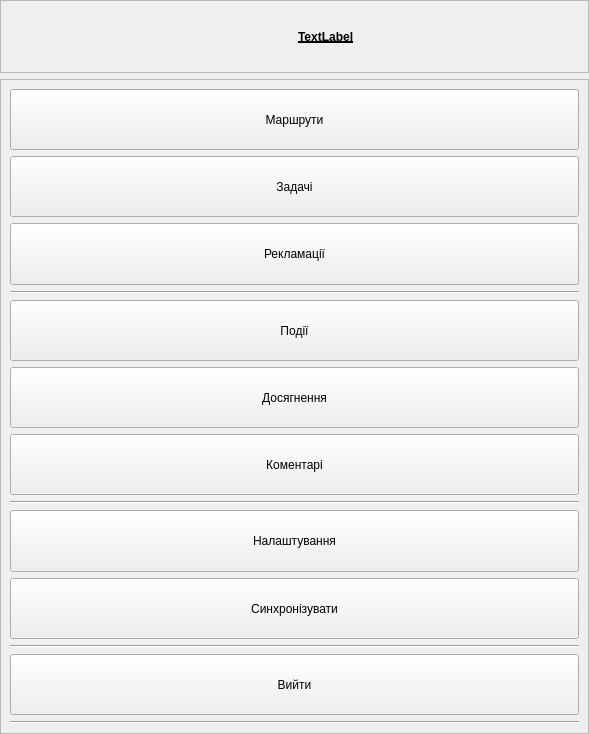
<?xml version="1.0" encoding="UTF-8"?>
<ui version="4.0">
 <class>MainMenu</class>
 <widget class="QWidget" name="MainMenu">
  <property name="geometry">
   <rect>
    <x>0</x>
    <y>0</y>
    <width>589</width>
    <height>734</height>
   </rect>
  </property>
  <property name="windowTitle">
   <string>Form</string>
  </property>
  <layout class="QVBoxLayout" name="verticalLayout_2">
   <property name="spacing">
    <number>6</number>
   </property>
   <property name="leftMargin">
    <number>0</number>
   </property>
   <property name="topMargin">
    <number>0</number>
   </property>
   <property name="rightMargin">
    <number>0</number>
   </property>
   <property name="bottomMargin">
    <number>0</number>
   </property>
   <item>
    <widget class="QFrame" name="top_frame">
     <property name="sizePolicy">
      <sizepolicy hsizetype="Preferred" vsizetype="Preferred">
       <horstretch>0</horstretch>
       <verstretch>10</verstretch>
      </sizepolicy>
     </property>
     <property name="styleSheet">
      <string notr="true">/*background-color: rgb(0, 0, 127);*/
</string>
     </property>
     <property name="frameShape">
      <enum>QFrame::StyledPanel</enum>
     </property>
     <property name="frameShadow">
      <enum>QFrame::Raised</enum>
     </property>
     <layout class="QHBoxLayout" name="horizontalLayout">
      <item>
       <widget class="PixmapLabel" name="label">
        <property name="text">
         <string/>
        </property>
        <property name="pixmap">
         <pixmap resource="../appres.qrc">:/pics/logo_3.png</pixmap>
        </property>
       </widget>
      </item>
      <item>
       <widget class="QLabel" name="AccountLabel">
        <property name="font">
         <font>
          <weight>75</weight>
          <bold>true</bold>
          <underline>true</underline>
         </font>
        </property>
        <property name="styleSheet">
         <string notr="true">/*color: rgb(255, 255, 255);
background-color: rgb(0, 0, 127);*/</string>
        </property>
        <property name="text">
         <string>TextLabel</string>
        </property>
       </widget>
      </item>
     </layout>
    </widget>
   </item>
   <item>
    <widget class="QFrame" name="menu_frame">
     <property name="sizePolicy">
      <sizepolicy hsizetype="Preferred" vsizetype="Preferred">
       <horstretch>0</horstretch>
       <verstretch>90</verstretch>
      </sizepolicy>
     </property>
     <property name="frameShape">
      <enum>QFrame::StyledPanel</enum>
     </property>
     <property name="frameShadow">
      <enum>QFrame::Raised</enum>
     </property>
     <layout class="QVBoxLayout" name="verticalLayout">
      <item>
       <widget class="QPushButton" name="routesBtn">
        <property name="sizePolicy">
         <sizepolicy hsizetype="Minimum" vsizetype="Preferred">
          <horstretch>0</horstretch>
          <verstretch>0</verstretch>
         </sizepolicy>
        </property>
        <property name="text">
         <string>Маршрути</string>
        </property>
        <property name="icon">
         <iconset resource="../appres.qrc">
          <normaloff>:/pics/original/route_ico.png</normaloff>:/pics/original/route_ico.png</iconset>
        </property>
        <property name="iconSize">
         <size>
          <width>48</width>
          <height>48</height>
         </size>
        </property>
       </widget>
      </item>
      <item>
       <widget class="QPushButton" name="tasksBtn">
        <property name="sizePolicy">
         <sizepolicy hsizetype="Minimum" vsizetype="Preferred">
          <horstretch>0</horstretch>
          <verstretch>0</verstretch>
         </sizepolicy>
        </property>
        <property name="text">
         <string>Задачі</string>
        </property>
        <property name="icon">
         <iconset resource="../appres.qrc">
          <normaloff>:/pics/original/task_ico.png</normaloff>:/pics/original/task_ico.png</iconset>
        </property>
        <property name="iconSize">
         <size>
          <width>48</width>
          <height>48</height>
         </size>
        </property>
        <property name="flat">
         <bool>false</bool>
        </property>
       </widget>
      </item>
      <item>
       <widget class="QPushButton" name="reclamationBtn">
        <property name="sizePolicy">
         <sizepolicy hsizetype="Minimum" vsizetype="Preferred">
          <horstretch>0</horstretch>
          <verstretch>0</verstretch>
         </sizepolicy>
        </property>
        <property name="text">
         <string>Рекламації</string>
        </property>
        <property name="icon">
         <iconset resource="../appres.qrc">
          <normaloff>:/pics/original/bad_route_ico.png</normaloff>:/pics/original/bad_route_ico.png</iconset>
        </property>
        <property name="iconSize">
         <size>
          <width>48</width>
          <height>48</height>
         </size>
        </property>
       </widget>
      </item>
      <item>
       <widget class="Line" name="line">
        <property name="orientation">
         <enum>Qt::Horizontal</enum>
        </property>
       </widget>
      </item>
      <item>
       <widget class="QPushButton" name="eventsBtn">
        <property name="sizePolicy">
         <sizepolicy hsizetype="Minimum" vsizetype="Preferred">
          <horstretch>0</horstretch>
          <verstretch>0</verstretch>
         </sizepolicy>
        </property>
        <property name="text">
         <string>Події</string>
        </property>
        <property name="icon">
         <iconset resource="../appres.qrc">
          <normaloff>:/pics/original/event_ico.png</normaloff>:/pics/original/event_ico.png</iconset>
        </property>
        <property name="iconSize">
         <size>
          <width>48</width>
          <height>48</height>
         </size>
        </property>
       </widget>
      </item>
      <item>
       <widget class="QPushButton" name="archivmentsBtn">
        <property name="enabled">
         <bool>true</bool>
        </property>
        <property name="sizePolicy">
         <sizepolicy hsizetype="Minimum" vsizetype="Preferred">
          <horstretch>0</horstretch>
          <verstretch>0</verstretch>
         </sizepolicy>
        </property>
        <property name="text">
         <string>Досягнення</string>
        </property>
        <property name="icon">
         <iconset resource="../appres.qrc">
          <normaloff>:/pics/original/achievement_ico.png</normaloff>:/pics/original/achievement_ico.png</iconset>
        </property>
        <property name="iconSize">
         <size>
          <width>48</width>
          <height>48</height>
         </size>
        </property>
       </widget>
      </item>
      <item>
       <widget class="QPushButton" name="commentsBtn">
        <property name="sizePolicy">
         <sizepolicy hsizetype="Minimum" vsizetype="Preferred">
          <horstretch>0</horstretch>
          <verstretch>0</verstretch>
         </sizepolicy>
        </property>
        <property name="text">
         <string>Коментарі</string>
        </property>
        <property name="icon">
         <iconset resource="../appres.qrc">
          <normaloff>:/pics/original/comment_ico.png</normaloff>:/pics/original/comment_ico.png</iconset>
        </property>
        <property name="iconSize">
         <size>
          <width>48</width>
          <height>48</height>
         </size>
        </property>
       </widget>
      </item>
      <item>
       <widget class="Line" name="line_3">
        <property name="orientation">
         <enum>Qt::Horizontal</enum>
        </property>
       </widget>
      </item>
      <item>
       <widget class="QPushButton" name="settingsBtn">
        <property name="sizePolicy">
         <sizepolicy hsizetype="Minimum" vsizetype="Preferred">
          <horstretch>0</horstretch>
          <verstretch>0</verstretch>
         </sizepolicy>
        </property>
        <property name="text">
         <string>Налаштування</string>
        </property>
        <property name="icon">
         <iconset resource="../appres.qrc">
          <normaloff>:/pics/original/settings1_ico.png</normaloff>:/pics/original/settings1_ico.png</iconset>
        </property>
        <property name="iconSize">
         <size>
          <width>48</width>
          <height>48</height>
         </size>
        </property>
       </widget>
      </item>
      <item>
       <widget class="QPushButton" name="syncButton">
        <property name="sizePolicy">
         <sizepolicy hsizetype="Minimum" vsizetype="Preferred">
          <horstretch>0</horstretch>
          <verstretch>0</verstretch>
         </sizepolicy>
        </property>
        <property name="text">
         <string>Синхронізувати</string>
        </property>
        <property name="icon">
         <iconset resource="../appres.qrc">
          <normaloff>:/pics/sync.png</normaloff>:/pics/sync.png</iconset>
        </property>
        <property name="iconSize">
         <size>
          <width>48</width>
          <height>48</height>
         </size>
        </property>
       </widget>
      </item>
      <item>
       <widget class="Line" name="line_4">
        <property name="orientation">
         <enum>Qt::Horizontal</enum>
        </property>
       </widget>
      </item>
      <item>
       <widget class="QPushButton" name="exitBtn">
        <property name="sizePolicy">
         <sizepolicy hsizetype="Minimum" vsizetype="Preferred">
          <horstretch>0</horstretch>
          <verstretch>0</verstretch>
         </sizepolicy>
        </property>
        <property name="text">
         <string>Вийти</string>
        </property>
        <property name="icon">
         <iconset resource="../appres.qrc">
          <normaloff>:/pics/original/logout_ico.png</normaloff>:/pics/original/logout_ico.png</iconset>
        </property>
        <property name="iconSize">
         <size>
          <width>48</width>
          <height>48</height>
         </size>
        </property>
       </widget>
      </item>
      <item>
       <widget class="Line" name="line_2">
        <property name="orientation">
         <enum>Qt::Horizontal</enum>
        </property>
       </widget>
      </item>
     </layout>
    </widget>
   </item>
  </layout>
 </widget>
 <customwidgets>
  <customwidget>
   <class>PixmapLabel</class>
   <extends>QLabel</extends>
   <header location="global">widgets/pixmaplabel.h</header>
  </customwidget>
 </customwidgets>
 <resources>
  <include location="../appres.qrc"/>
 </resources>
 <connections/>
</ui>
